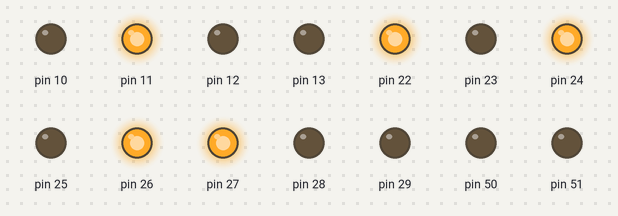
The sketch below on a simulated Arduino Mega 2560, built with avr-gcc and run on an emulated ATmega2560. Parts: output pins drawn as LEDs (lit = HIGH).

Above: at 0.1 s.
Timing chart, 0 to 1.6 s (numbered marks = the images above):
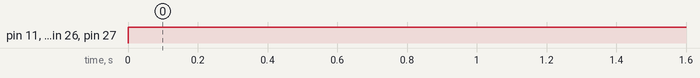

Measured:
- by itself, pin 11, pin 22, pin 24, pin 26, pin 27: LOW → HIGH at 0.00 s

The sketch:

non_lissajous_ellipse.ino
```cpp
void setup() {
  DDRA =255;
  DDRB=255;
}

void loop() {
float i=1;
  PORTA=64*sin(i);
  PORTB=64*cos(i);
  delayMicroseconds(40);
}
```
